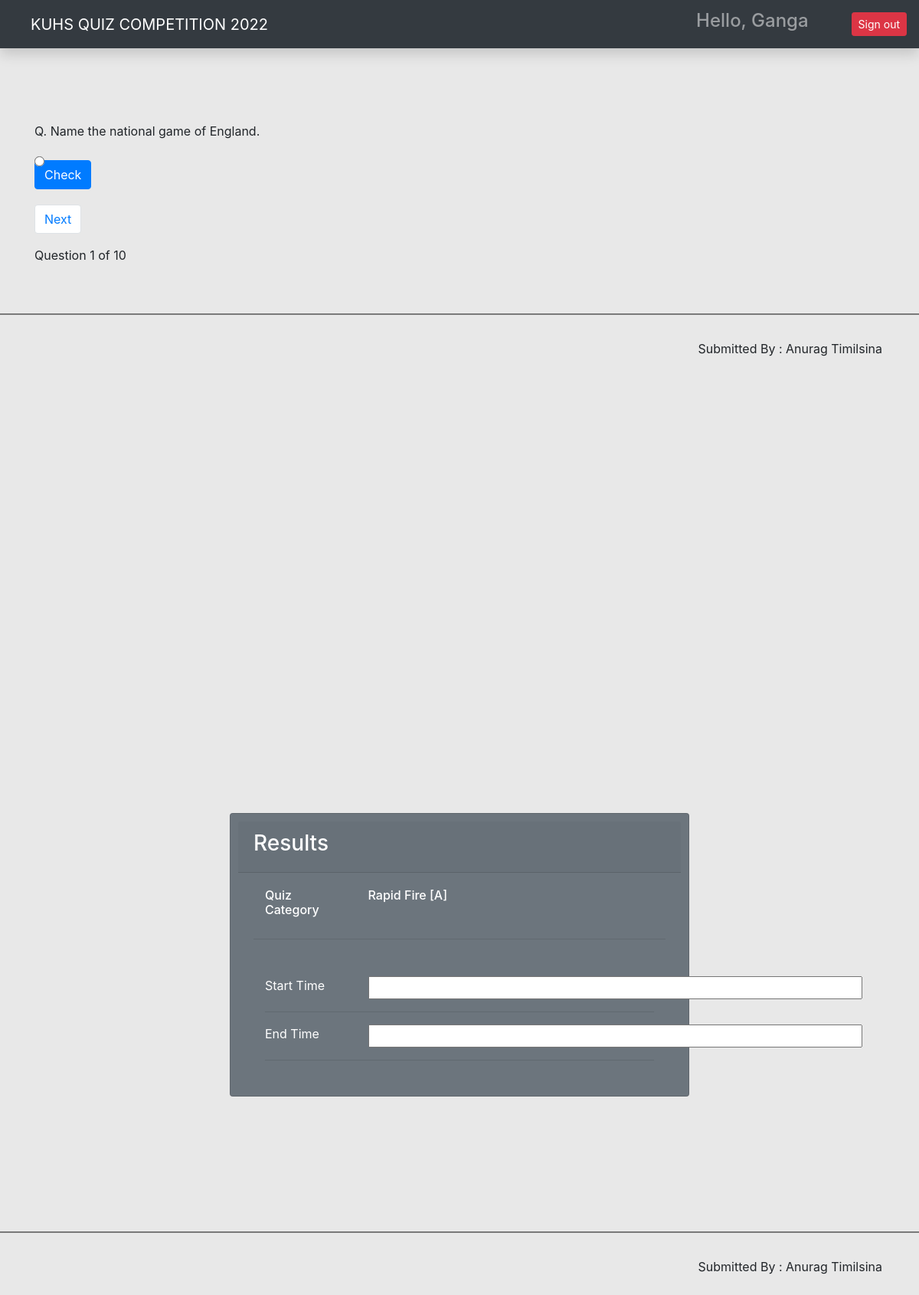
Screenshot of /quiz/category/10/ (signed in) with the database file from the repository.
### quiz/models.py (models this page shows, shortened)
class Question(models.Model):
    choice = models.ForeignKey(Category, on_delete=models.CASCADE)
    quiz_image = models.ImageField(upload_to ='quiz_image/', blank=True)
    question = models.CharField(max_length=250)
    answer = models.CharField(max_length=100)
    option_one = models.CharField(max_length=100, blank=True)
    option_two = models.CharField(max_length=100, blank=True)
    option_three = models.CharField(max_length=100, blank=True)
    option_four = models.CharField(max_length=100, blank=True)
    created_at = models.DateTimeField(auto_now_add=True)
    updated_at = models.DateTimeField(auto_now=True)

class Category(models.Model):
    owner = models.ForeignKey(to=User, on_delete=models.CASCADE)
    category = models.CharField(max_length=200)
    def __str__(self):
        return self.category

### quiz/views.py (the view, shortened to what this page needs)
# urls.py: path('category/<int:pk>/', take_quiz, name='take_quiz'),
@login_required(login_url='/login/')
def take_quiz(request, pk):
    questions = Question.objects.filter(
        choice=pk).order_by('-created_at')
    paginator = Paginator(questions, 1)
    page_number = request.GET.get('page')
    page_obj = Paginator.get_page(paginator, page_number)
    context = {'questions': questions, 'page_obj': page_obj, 'pk': pk}
    if request.method == 'GET':
        request.session['previous_page'] = request.path_info + \
            "?page=" + request.GET.get("page", '1')
        return render(request, 'quiz.html', context)

### templates/quiz.html (shortened to what this page needs)
{% extends 'base.html' %}
{% load static %}
{% block content %}
<div id="section1">
  <div class="container mt-5 pt-5">
    {% for question in page_obj %}
    <form action="{% url 'take_quiz' pk=pk %}" method="post">
      <p>Q. {{question.question}}</p>
      <div class="form-check">
        <input class="form-check-input" type="radio" name="option" id="option_one" value="{{question.option_one}}">
      </div>
      <div class="form-check">
        <input class="form-check-input" type="radio" name="option" id="option_two" value="{{question.option_two}}">
      </div>
      <div class="form-check">
        <input class="form-check-input" type="radio" name="option" id="option_three" value="{{question.option_three}}">
      </div>
      <div class="form-check lower-radio">
        <input class="form-check-input" type="radio" name="option" id="option_four" value="{{question.option_four}}">
      </div>
      <input class="btn btn-primary check-btn" type="submit" value="Check" id="check" onclick="displayRadioValue" />
    </form>
  </div>
  {% endfor %}
  <div class="container">
    <div class="pagination-btns">
      <ol class="pagination align-right mr-auto">
        {% if page_obj.has_next %}
        <li class="page-item">
          <a id="next-btn" class="page-link btn btn-success" href="?page={{ page_obj.next_page_number }}"
            id="next-button">Next</a>
        </li>
        {% endif %}
      </ol>
      Question {{page_obj.number}} of {{page_obj.paginator.num_pages}}
    </div>
  </div>
  <br><br>
  <hr style="height:1px;color:gray;background-color:gray;">
  <footer class="mr-lg-5 mt-3" style="float:right;">
    <p>Submitted By : Anurag Timilsina</p>
  </footer>
</div>
<div id="section2">
  <div class="card text-white bg-secondary mb-3 quizresults">
    <div class="card-header">
      <h3>Results</h3>
    </div>
    <div class="card-body">
      <div class="container">
        <div class="row">
          <h6 class="card-title col-3">Quiz Category</h6>
          {% for question in page_obj %}
          <h6 class="card-title col-8">{{question.choice}} </h6>
          {% endfor %}
        </div>
      </div>
      <hr>
      <div class="container mt-lg-5">
        <div class="row">
          <div class="col-3">Start Time</div>
          <div class="col-8" id="displayStartTime">
            <input type="text" size="58" id="startTimeField" readonly="true">
          </div>
        </div>
        <hr>
        <div class="row">
          <div class="col-3">End Time</div>
          <div class="col-8" id="displayEndTime">
            <input type="text" size="58" id="endTimeField" readonly="true">
          </div>
        </div>
        <hr>
      </div>
    </div>
  </div>
  <br><br><br><br><br><br>
  <hr style="height:1px;color:gray;background-color:gray;">
  <footer class="mr-lg-5 mt-3" style="float:right;">
    <p>Submitted By : Anurag Timilsina</p>
  </footer>
</div>
{% endblock content %}

### templates/base.html (shortened to what this page needs)
{% load static %}
<html lang="en">
  <head>
    <link href="{% static 'css/bootstrap.min.css'%}" rel="stylesheet" />
    <link href="{% static 'css/main.css'%}" rel="stylesheet" />
    <link
      rel="stylesheet"
      href="https://maxcdn.bootstrapcdn.com/bootstrap/4.0.0/css/bootstrap.min.css"
    />
    <link rel="stylesheet" href="{% static 'css/styles.css' %}">
  </head>
  <body>
    <nav
      class="navbar navbar-dark sticky-top bg-dark flex-md-nowrap p-0 shadow"
    >
      <a class="navbar-brand col-md-3 col-lg-2 me-0 px-3 ml-4" href="{% url 'index_page' %}"
        >KUHS QUIZ COMPETITION 2022</a>
      <ul class="navbar-nav px-3" style="display: flex; flex-direction: row; align-items:center;">
      <li class="nav-item text-nowrap">
      <div href="" class="nav-link">
      <h4 class="text text-capitalize">
      Hello, {{request.user.username}}
      </h4>
      </div>
      </li>
        <li class="nav-item text-nowrap mt-3 ml-2">
          <form action="{% url 'logout' %}" method="post">
            <input class="btn btn-danger btn-sm ml-5" type="submit" value="Sign out">
          </form>
        </li>
      </ul>
    </nav>
    {% block content %}
    {% endblock content %}
  </body>
</html>

### quiz/static/css/styles.css (style rules this page uses)
body { overflow: hidden; background-color: #e8e8e8; }
.check-btn { margin-top: 10px; }
.pagination-btns { margin-top: 20px; }
.lower-radio { margin-bottom: 10px; }
.quizresults { margin: auto; margin-top: 150px; width: 50%; padding: 10px; }
#section1 { height: 100vh; }
#section2 { height: 100vh; }

### rows the page displays
Question: question "Name the national game of England.", choice "Rapid Fire [A]"

### other values shown
{{ request.user.username }} "Ganga"
{{ page_obj.number }} "1"
{{ page_obj.paginator.num_pages }} "10"
